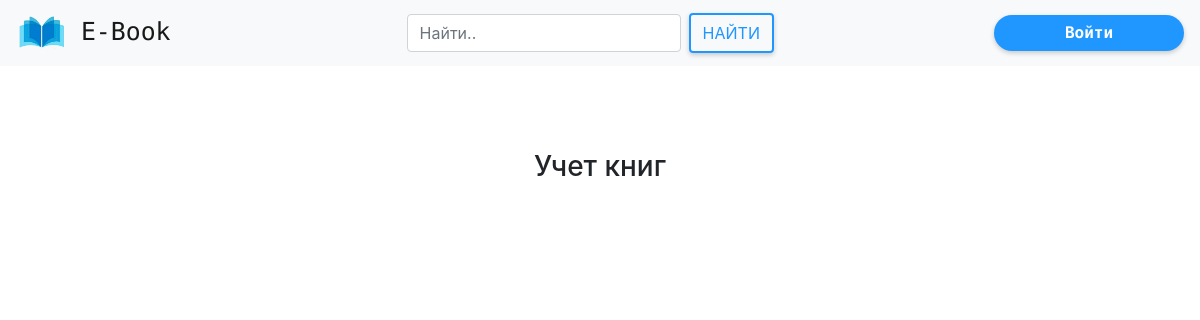
The page /managingbookslibr on the database as committed earlier.
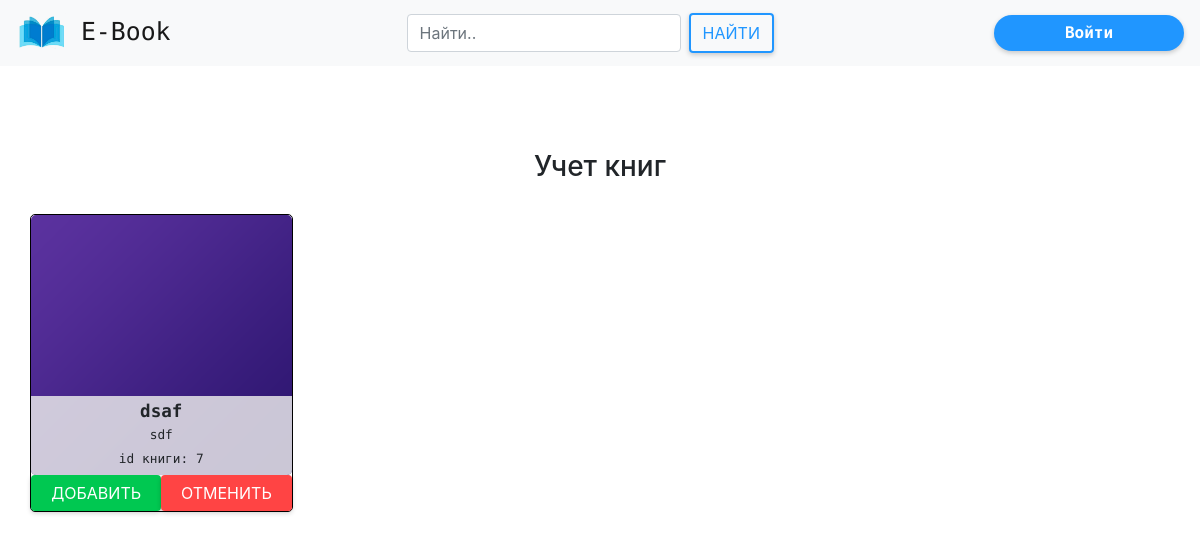
The same page on the database as committed later.
### ebook/models.py (models this page shows, shortened)
class userbook(models.Model):
    CHOICES = (
        ('True', 'Подтверждено библиотекарем'),
        ('False', 'В обработке'),
        ('Refused', 'Отказано')
    )
    user = models.OneToOneField(User, on_delete=models.CASCADE, null=True,
                                default='',
                                verbose_name="Связь с таблицей пользователей")
    book = models.OneToOneField(book_inf, on_delete=models.CASCADE, null=True,
                                default='',
                                verbose_name="Связь с таблицей книг")
    status = models.CharField("Статуc", choices=CHOICES, default='False',
                              max_length=30)
    reqestdate = models.DateField("Дата добавления", default=timezone.now)
    getdate = models.DateField(default=timezone.now)
    enddate = models.DateField(default=timezone.now)

class book_inf(models.Model):
    bookname = models.CharField("назвние книги", null=True, max_length=150)
    author = models.CharField("автор", null=True, max_length=100)
    rate = models.PositiveIntegerField("Рейтинг книги", default=0,
                                       validators=[MaxValueValidator(5), ])
    discriptions = models.TextField("описание книги")
    bookimage = models.ImageField("Фотография книги", blank=True,
                                  upload_to="books_photo",
                                  default="books_photo/default.png")
    addingDate = models.DateField("Дата добавления",
                                  default=timezone.now)
    bookfile = models.FileField(upload_to='books', blank=False,
                                default="puples_photo/default.png")

### ebook/views.py (the view)
# urls.py: path('managingbookslibr', views.managingbookslibr,
def managingbookslibr(request):
    books = userbook.objects.filter(status="False")
    return render(request, 'managingbookslibr.html', {'books': books})

### ebook/templates/managingbookslibr.html (shortened to what this page needs)
{% extends 'base.html' %}
{% load static %}
{% block links %}
    <link rel="stylesheet" href="{% static 'css/managingbookslibr.css' %}">
{% endblock links %}
{% block content %}
    <div class="main">
        <h3 style="text-align: center">Учет книг</h3>
        <div class="allbooks">
            <div class="row">
                {% for bookItem in books  %}
                    <div class="col-12 col-md-6 col-lg-4 col-xl-3 bookbox">
                        <div class="book">
                            <div class="bookImg">
                                <img src="{{ bookItem.book.bookimage.url }}" alt="">
                                <div class="bookDiscrp">
                                    <h4>{{ bookItem.book.bookname }}</h4>
                                    <small>{{ bookItem.book.author }}</small> <br/>
                                    <small>id книги: {{ bookItem.book.id }}</small>
                                </div>
                            </div>
                            <div class="row" style="padding: 0px 15px">
                                <a href="confirmaddbooktouser?bookid={{bookItem.book.id}}&userid={{bookItem.user.id}}" class="btn btn-almbb-small btn-almbb-success col-12 col-lg-6">Добавить</a>
                                <a href="canceladdbooktouser?bookid={{bookItem.book.id}}&userid={{bookItem.user.id}}" class="btn btn-almbb-small btn-almbb-danger col-12 col-lg-6">Отменить</a>
                            </div>
                         </div>
                    </div>
                {% endfor %}
            </div>
        </div>
    </div>
{% endblock content %}

Rows that differ between the two databases and show on the page:
added userbook: book.bookimage (picture), book.bookname "dsaf", book.author "sdf", book.id "7"
